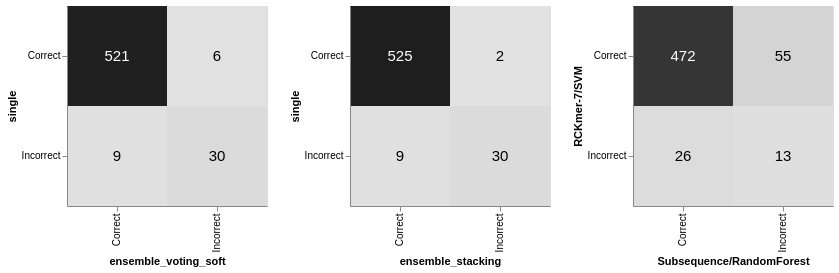

Write notebook code for a chart like this one.
### Code cell
alt.hconcat(*cm_mcnemar)#.save("figures/confusion_matrix_mcnemar.pdf")

### Figure 1 — Vega-Lite specification as saved in the notebook (floating-point values rounded to 4 significant figures)
{"config": {"view": {"continuousWidth": 300, "continuousHeight": 300}}, "hconcat": [{"layer": [{"mark": {"type": "rect"}, "encoding": {"color": {"field": "Count", "legend": null, "scale": {"scheme": "greys"}, "type": "quantitative"}, "x": {"field": "ensemble_voting_soft", "sort": ["Correct", "Incorrect"], "title": "ensemble_voting_soft", "type": "nominal"}, "y": {"field": "single", "sort": ["Correct", "Incorrect"], "title": "single", "type": "nominal"}}}, {"mark": {"type": "text", "size": 15}, "encoding": {"color": {"condition": {"test": "(datum.Count > 100)", "value": "white"}, "value": "black"}, "text": {"field": "Count", "type": "quantitative"}, "x": {"field": "ensemble_voting_soft", "sort": ["Correct", "Incorrect"], "title": "ensemble_voting_soft", "type": "nominal"}, "y": {"field": "single", "sort": ["Correct", "Incorrect"], "title": "single", "type": "nominal"}}}], "data": {"name": "data-faec340e38e4d7e8d6df84b2becea1bf"}, "height": 200, "width": 200}, {"layer": [{"mark": {"type": "rect"}, "encoding": {"color": {"field": "Count", "legend": null, "scale": {"scheme": "greys"}, "type": "quantitative"}, "x": {"field": "ensemble_stacking", "sort": ["Correct", "Incorrect"], "title": "ensemble_stacking", "type": "nominal"}, "y": {"field": "single", "sort": ["Correct", "Incorrect"], "title": "single", "type": "nominal"}}}, {"mark": {"type": "text", "size": 15}, "encoding": {"color": {"condition": {"test": "(datum.Count > 100)", "value": "white"}, "value": "black"}, "text": {"field": "Count", "type": "quantitative"}, "x": {"field": "ensemble_stacking", "sort": ["Correct", "Incorrect"], "title": "ensemble_stacking", "type": "nominal"}, "y": {"field": "single", "sort": ["Correct", "Incorrect"], "title": "single", "type": "nominal"}}}], "data": {"name": "data-bc9c6aa79cebc386a60f8d06d8af7ea7"}, "height": 200, "width": 200}, {"layer": [{"mark": {"type": "rect"}, "encoding": {"color": {"field": "Count", "legend": null, "scale": {"scheme": "greys"}, "type": "quantitative"}, "x": {"field": "Subsequence/RandomForest", "sort": ["Correct", "Incorrect"], "title": "Subsequence/RandomForest", "type": "nominal"}, "y": {"field": "RCKmer-7/SVM", "sort": ["Correct", "Incorrect"], "title": "RCKmer-7/SVM", "type": "nominal"}}}, {"mark": {"type": "text", "size": 15}, "encoding": {"color": {"condition": {"test": "(datum.Count > 100)", "value": "white"}, "value": "black"}, "text": {"field": "Count", "type": "quantitative"}, "x": {"field": "Subsequence/RandomForest", "sort": ["Correct", "Incorrect"], "title": "Subsequence/RandomForest", "type": "nominal"}, "y": {"field": "RCKmer-7/SVM", "sort": ["Correct", "Incorrect"], "title": "RCKmer-7/SVM", "type": "nominal"}}}], "data": {"name": "data-0e351ba90693834711c04467d111c6ff"}, "height": 200, "width": 200}], "$schema": "https://vega.github.io/schema/vega-lite/v6.4.1.json", "datasets": {"data-faec340e38e4d7e8d6df84b2becea1bf": [{"single": "Correct", "ensemble_voting_soft": "Correct", "Count": 521}, {"single": "Incorrect", "ensemble_voting_soft": "Correct", "Count": 9}, {"single": "Correct", "ensemble_voting_soft": "Incorrect", "Count": 6}, {"single": "Incorrect", "ensemble_voting_soft": "Incorrect", "Count": 30}], "data-bc9c6aa79cebc386a60f8d06d8af7ea7": [{"single": "Correct", "ensemble_stacking": "Correct", "Count": 525}, {"single": "Incorrect", "ensemble_stacking": "Correct", "Count": 9}, {"single": "Correct", "ensemble_stacking": "Incorrect", "Count": 2}, {"single": "Incorrect", "ensemble_stacking": "Incorrect", "Count": 30}], "data-0e351ba90693834711c04467d111c6ff": [{"RCKmer-7/SVM": "Correct", "Subsequence/RandomForest": "Correct", "Count": 472}, {"RCKmer-7/SVM": "Incorrect", "Subsequence/RandomForest": "Correct", "Count": 26}, {"RCKmer-7/SVM": "Correct", "Subsequence/RandomForest": "Incorrect", "Count": 55}, {"RCKmer-7/SVM": "Incorrect", "Subsequence/RandomForest": "Incorrect", "Count": 13}]}}
